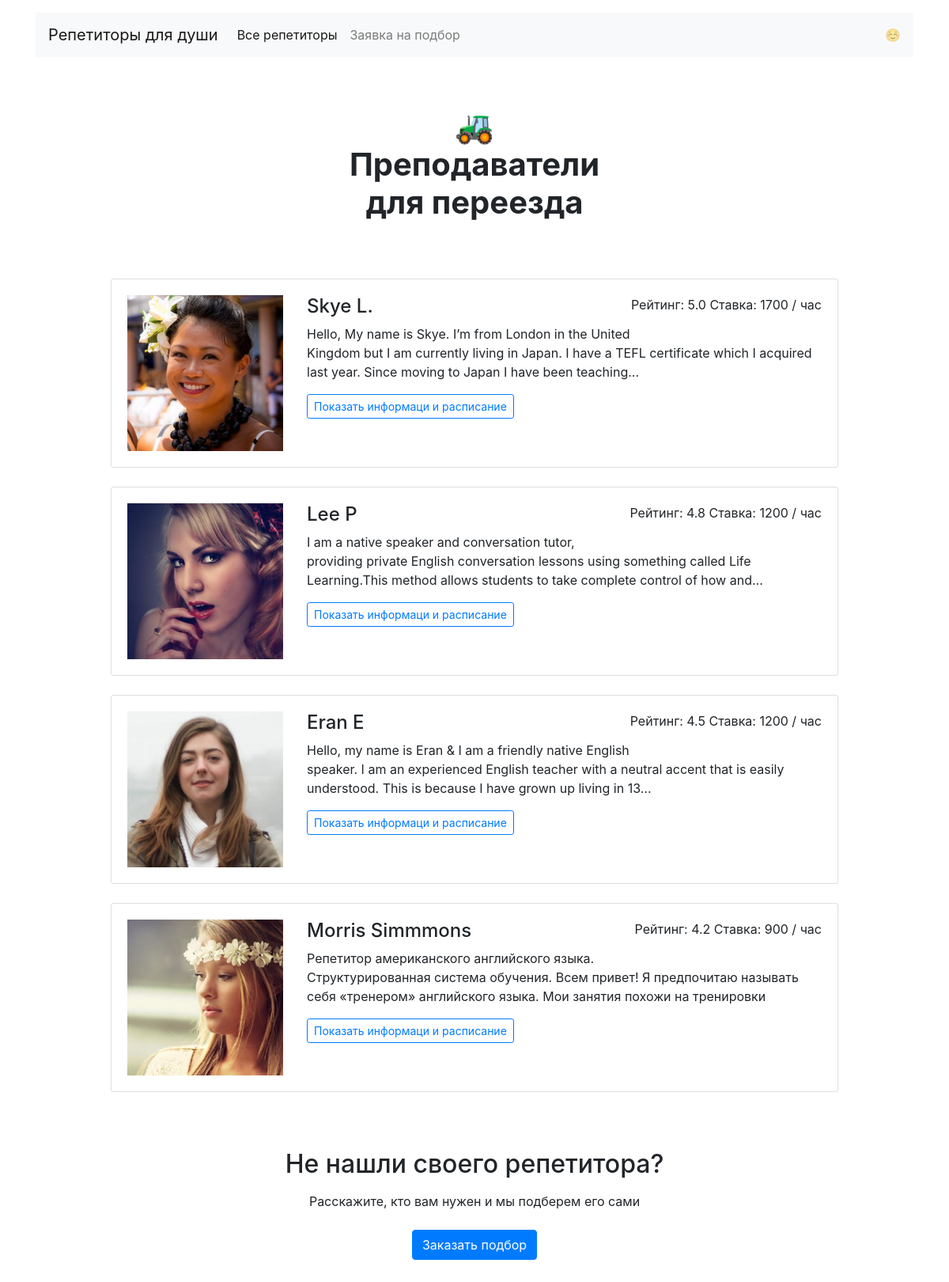
Screenshot of /goals/relocate/ with the database file from the repository.
### app.py (models this page shows)
class Goal(db.Model):
    __tablename__ = 'goals'
    id = db.Column(db.Integer, primary_key=True)
    rus = db.Column(db.String)
    short = db.Column(db.String)
    teachers = db.relationship('Teacher', secondary=teachers_goals_association, back_populates='goals')

class Teacher(db.Model):
    __tablename__ = 'teachers'
    id = db.Column(db.Integer, primary_key=True)
    name = db.Column(db.String(20))
    picture = db.Column(db.String())
    about = db.Column(db.String())
    price = db.Column(db.Integer())
    rating = db.Column(db.Float())
    bookings = db.relationship("Booking", back_populates='teacher')
    free_times = db.relationship('FreeTimes', back_populates='teacher')
    goals = db.relationship('Goal', secondary=teachers_goals_association, back_populates='teachers')

### app.py (the view)
@app.route('/goals/<goal>/')
def render_goals(goal):
    goals = Goal.query.all()
    goal = Goal.query.filter(Goal.short == goal).first()
    teachers = Teacher.query.filter(Teacher.goals.contains(goal)).all()
    return render_template('goal.html', goals=goals, goal=goal, teachers=teachers)

### templates/goal.html
{% extends 'base.html' %}
{% block container %}
    <h1 class="h1 text-center w-50 mx-auto mt-1 py-5 mb-4"><strong>{{ goal.rus[-1] }}<br/>Преподаватели
        <br>{{ goal.rus[:-1] | lower }}</strong></h1>
    <div class="row">
        <div class="col-12 col-lg-10 offset-lg-1 m-auto">
            {% for teacher in (teachers|sort(attribute="rating", reverse=True)) %}
                <div class="card mb-4">
                    <div class="card-body">
                        <div class="row">
                            <div class="col-3"><img src="{{ teacher.picture }}" class="img-fluid" alt=""></div>
                            <div class="col-9">
                                <p class="float-right">Рейтинг: {{ teacher.rating }} Ставка: {{ teacher.price }} /
                                    час</p>
                                <h2 class="h4">{{ teacher.name }}</h2>
                                <p>{{ teacher.about|truncate(200) }}</p>
                                <a href="/profiles/{{ teacher.id }}/"
                                   class="btn btn-outline-primary btn-sm mr-3 mb-2">Показать информаци и
                                    расписание</a>
                            </div>
                        </div>
                    </div>
                </div>
            {% endfor %}
        </div>
    </div>
    <h2 class="text-center mt-5 mb-3">Не нашли своего репетитора?</h2>
    <p class="text-center mb-4">Расскажите, кто вам нужен и мы подберем его сами</p>
    <div class="text-center pb-5">
        <a href="/request/" class="btn btn-primary">Заказать подбор</a>
    </div>
{% endblock %}

### rows the page displays
Goal: rus "🚜", rus "для переезда"
Teacher: picture (picture), rating "5.0", price "1700", name "Skye L.", about "Hello, My name is Skye. I’m from London in the United Kingdom but I am currently living in Japan. I have a TEFL certificate which I acquired last year. Since moving to Japan I have been teaching..."
Teacher: picture (picture), rating "4.8", price "1200", name "Lee P", about "I am a native speaker and conversation tutor, providing private English conversation lessons using something called Life Learning.This method allows students to take complete control of how and..."
Teacher: picture (picture), rating "4.5", price "1200", name "Eran E", about "Hello, my name is Eran & I am a friendly native English speaker. I am an experienced English teacher with a neutral accent that is easily understood. This is because I have grown up living in 13..."
Teacher: picture (picture), rating "4.2", price "900", name "Morris Simmmons", about "Репетитор американского английского языка. Структурированная система обучения. Всем привет! Я предпочитаю называть себя «тренером» английского языка. Мои занятия похожи на тренировки"
